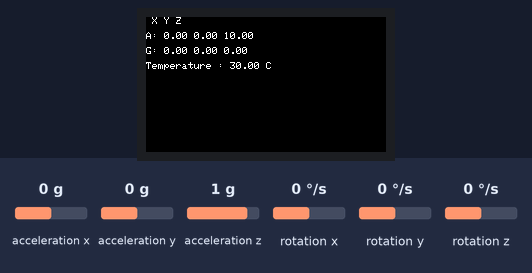
The sketch below on a simulated ESP32. On the bench: 240×135 colour display. The test bench sets the inputs (shaded band); at power-on: acceleration x 0 g, acceleration y 0 g, acceleration z 1 g, rotation x 0 °/s, rotation y 0 °/s, rotation z 0 °/s.

Above: at 1.3 s.
1.4 s: acceleration x set to -1.4 g
At 2.6 s:
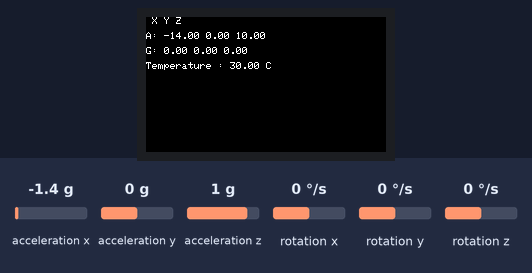
2.9 s: acceleration y set to -1.4 g
At 3.6 s:
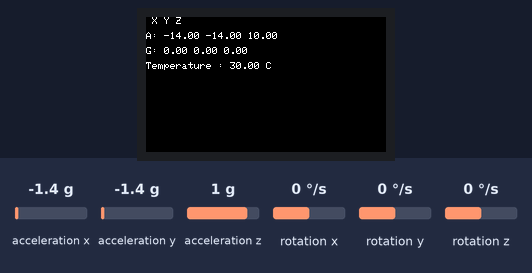
4.5 s: acceleration z set to -1.4 g
At 5.6 s:
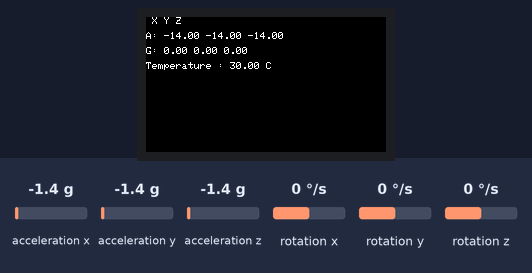
6.0 s: rotation x set to -192 °/s
At 6.5 s:
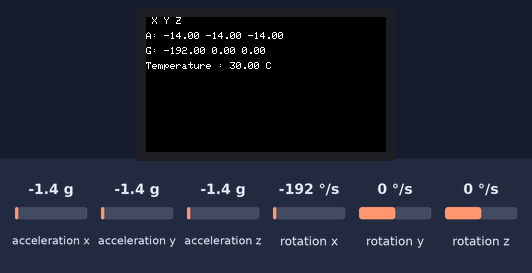
7.5 s: rotation y set to -192 °/s
At 8.7 s:
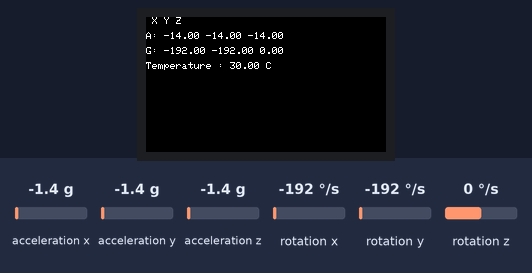
9.0 s: rotation z set to -192 °/s
At 9.6 s:
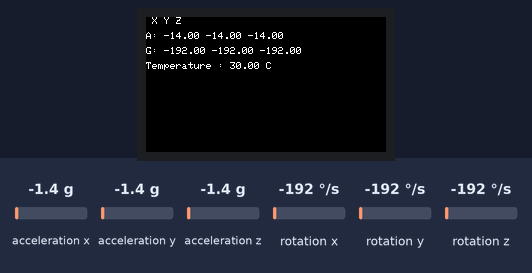
Timing chart, 0 to 11.5 s (numbered marks = the images above; inputs shaded):
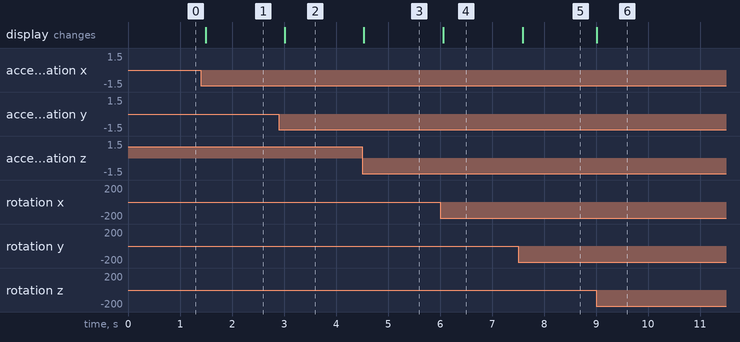

The sketch:

Cplus_accel.ino
```cpp
#include <M5StickCPlus.h>
//#include <M5StickC.h>
float accX, accY, accZ;
float gyroX, gyroY, gyroZ;
float temp;

void setup() {
M5.begin();
M5.Lcd.setRotation(3);
M5.Lcd.fillScreen(BLACK);
M5.Lcd.setTextSize(1);
M5.Lcd.println(" X Y Z");
M5.IMU.Init();
}

void loop() {
M5.IMU.getAccelData(&accX,&accY,&accZ);
M5.IMU.getGyroData(&gyroX,&gyroY,&gyroZ);
M5.IMU.getTempData(&temp);
M5.Lcd.setCursor(0, 15);
M5.Lcd.printf("A: %.2f %.2f %.2f ",
accX * 10,accY * 10, accZ * 10);
M5.Lcd.setCursor(0, 30);
M5.Lcd.printf("G: %.2f %.2f %.2f ",
gyroX, gyroY,gyroZ);
M5.Lcd.setCursor(0, 45);
M5.Lcd.printf("Temperature : %.2f C", temp);
delay(100);
}
```

Measured:
- after the input at 1.4 s, the display: changes after 0.09 s (image 1)
- after the input at 2.9 s, the display: changes after 0.11 s (image 2)
- after the input at 4.5 s, the display: changes at once (image 3)
- after the input at 6.0 s, the display: changes after 0.06 s (image 4)
- after the input at 7.5 s, the display: changes after 0.09 s (image 5)
- after the input at 9.0 s, the display: changes at once (image 6)
